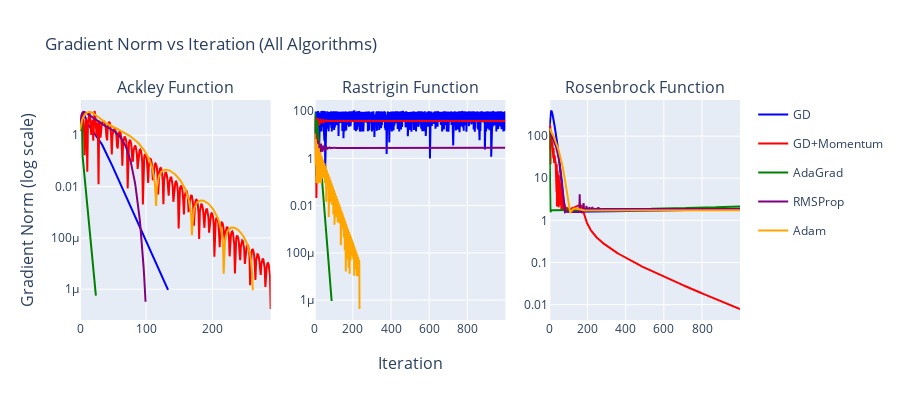

Notebook source saved alongside this figure:
### Markdown cell above
### Gradient Norm Curves

### Code cell
# Create gradient norm curves
fig = make_subplots(
    rows=1, cols=3,
    subplot_titles=['Ackley Function', 'Rastrigin Function', 'Rosenbrock Function'],
    x_title='Iteration',
    y_title='Gradient Norm (log scale)'
)

for col_idx, func_name in enumerate(['Ackley', 'Rastrigin', 'Rosenbrock'], start=1):
    for color_idx, (alg_name, result) in enumerate(all_results[func_name].items()):
        fig.add_trace(
            go.Scatter(
                x=list(range(len(result['gradient_norms']))),
                y=result['gradient_norms'],
                mode='lines',
                name=alg_name,
                line=dict(color=colors[color_idx]),
                legendgroup=alg_name,
                showlegend=(col_idx == 1)
            ),
            row=1, col=col_idx
        )

fig.update_yaxes(type="log")
fig.update_layout(
    height=400,
    title_text="Gradient Norm vs Iteration (All Algorithms)",
    hovermode='x unified'
)
fig.show()

### Figure 1 — Plotly figure (JSON) as saved in the notebook; plotly's stock layout.template omitted (floating-point values rounded to 4 significant figures; data arrays with more than 128 entries replaced by an {"elided": "..."} marker saying what was removed)
{"data": [{"legendgroup": "GD", "line": {"color": "blue"}, "mode": "lines", "name": "GD", "showlegend": true, "type": "scatter", "x": {"elided": "134 int values"}, "xaxis": "x", "y": {"elided": "134 float values"}, "yaxis": "y"}, {"legendgroup": "GD+Momentum", "line": {"color": "red"}, "mode": "lines", "name": "GD+Momentum", "showlegend": true, "type": "scatter", "x": {"elided": "289 int values"}, "xaxis": "x", "y": {"elided": "289 float values"}, "yaxis": "y"}, {"legendgroup": "AdaGrad", "line": {"color": "green"}, "mode": "lines", "name": "AdaGrad", "showlegend": true, "type": "scatter", "x": [0, 1, 2, 3, 4, 5, 6, 7, 8, 9, 10, 11, 12, 13, 14, 15, 16, 17, 18, 19, 20, 21, 22, 23, 24], "xaxis": "x", "y": [1.552, 1.716, 4.568, 2.521, 0.1464, 0.08088, 0.04251, 0.023, 0.01226, 0.006589, 0.003526, 0.001891, 0.001013, 0.0005431, 0.000291, 0.000156, 8.359e-05, 4.48e-05, 2.401e-05, 1.287e-05, 6.896e-06, 3.696e-06, 1.981e-06, 1.062e-06, 5.689e-07], "yaxis": "y"}, {"legendgroup": "RMSProp", "line": {"color": "purple"}, "mode": "lines", "name": "RMSProp", "showlegend": true, "type": "scatter", "x": [0, 1, 2, 3, 4, 5, 6, 7, 8, 9, 10, 11, 12, 13, 14, 15, 16, 17, 18, 19, 20, 21, 22, 23, 24, 25, 26, 27, 28, 29, 30, 31, 32, 33, 34, 35, 36, 37, 38, 39, 40, 41, 42, 43, 44, 45, 46, 47, 48, 49, 50, 51, 52, 53, 54, 55, 56, 57, 58, 59, 60, 61, 62, 63, 64, 65, 66, 67, 68, 69, 70, 71, 72, 73, 74, 75, 76, 77, 78, 79, 80, 81, 82, 83, 84, 85, 86, 87, 88, 89, 90, 91, 92, 93, 94, 95, 96, 97, 98, 99], "xaxis": "x", "y": [1.552, 3.9, 5.783, 7.018, 7.712, 8.021, 8.073, 7.963, 7.756, 7.493, 7.203, 6.902, 6.601, 6.307, 6.024, 5.753, 5.496, 5.253, 5.024, 4.808, 4.606, 4.415, 4.235, 4.066, 3.907, 3.757, 3.616, 3.482, 3.356, 3.236, 3.123, 3.015, 2.912, 2.814, 2.721, 2.631, 2.545, 2.463, 2.383, 2.306, 2.231, 2.159, 2.088, 2.019, 1.951, 1.884, 1.818, 1.753, 1.688, 1.624, 1.56, 1.496, 1.431, 1.367, 1.302, 1.237, 1.172, 1.106, 1.041, 0.9749, 0.9091, 0.8437, 0.7787, 0.7146, 0.6516, 0.5901, 0.5304, 0.4729, 0.418, 0.3661, 0.3174, 0.2723, 0.2309, 0.1935, 0.1601, 0.1307, 0.1051, 0.08331, 0.06495, 0.04978, 0.03747, 0.02767, 0.02001, 0.01416, 0.009792, 0.006603, 0.004333, 0.002763, 0.001706, 0.001019, 0.0005857, 0.0003233, 0.0001706, 8.567e-05, 4.071e-05, 1.819e-05, 7.583e-06, 2.922e-06, 1.029e-06, 3.262e-07], "yaxis": "y"}, {"legendgroup": "Adam", "line": {"color": "orange"}, "mode": "lines", "name": "Adam", "showlegend": true, "type": "scatter", "x": {"elided": "262 int values"}, "xaxis": "x", "y": {"elided": "262 float values"}, "yaxis": "y"}, {"legendgroup": "GD", "line": {"color": "blue"}, "mode": "lines", "name": "GD", "showlegend": false, "type": "scatter", "x": {"elided": "1000 int values"}, "xaxis": "x2", "y": {"elided": "1000 float values"}, "yaxis": "y2"}, {"legendgroup": "GD+Momentum", "line": {"color": "red"}, "mode": "lines", "name": "GD+Momentum", "showlegend": false, "type": "scatter", "x": {"elided": "1000 int values"}, "xaxis": "x2", "y": {"elided": "1000 float values"}, "yaxis": "y2"}, {"legendgroup": "AdaGrad", "line": {"color": "green"}, "mode": "lines", "name": "AdaGrad", "showlegend": false, "type": "scatter", "x": [0, 1, 2, 3, 4, 5, 6, 7, 8, 9, 10, 11, 12, 13, 14, 15, 16, 17, 18, 19, 20, 21, 22, 23, 24, 25, 26, 27, 28, 29, 30, 31, 32, 33, 34, 35, 36, 37, 38, 39, 40, 41, 42, 43, 44, 45, 46, 47, 48, 49, 50, 51, 52, 53, 54, 55, 56, 57, 58, 59, 60, 61, 62, 63, 64, 65, 66, 67, 68, 69, 70, 71, 72, 73, 74, 75, 76, 77, 78, 79, 80, 81, 82, 83, 84, 85, 86, 87, 88, 89], "xaxis": "x2", "y": [11.31, 9.899, 87.04, 72.36, 5.623, 8.082, 11.61, 16.34, 22.67, 29.67, 36.71, 40.66, 40.9, 37.93, 32.74, 27.67, 22.53, 18.33, 14.64, 11.73, 9.302, 7.403, 5.86, 4.651, 3.68, 2.916, 2.307, 1.828, 1.446, 1.145, 0.9059, 0.7171, 0.5675, 0.4492, 0.3555, 0.2814, 0.2227, 0.1762, 0.1395, 0.1104, 0.08737, 0.06915, 0.05473, 0.04332, 0.03428, 0.02713, 0.02147, 0.017, 0.01345, 0.01065, 0.008425, 0.006668, 0.005278, 0.004177, 0.003306, 0.002616, 0.002071, 0.001639, 0.001297, 0.001027, 0.0008125, 0.000643, 0.0005089, 0.0004028, 0.0003188, 0.0002523, 0.0001997, 0.000158, 0.0001251, 9.899e-05, 7.835e-05, 6.201e-05, 4.908e-05, 3.884e-05, 3.074e-05, 2.433e-05, 1.926e-05, 1.524e-05, 1.206e-05, 9.546e-06, 7.555e-06, 5.979e-06, 4.732e-06, 3.745e-06, 2.964e-06, 2.346e-06, 1.857e-06, 1.47e-06, 1.163e-06, 9.205e-07], "yaxis": "y2"}, {"legendgroup": "RMSProp", "line": {"color": "purple"}, "mode": "lines", "name": "RMSProp", "showlegend": false, "type": "scatter", "x": {"elided": "1000 int values"}, "xaxis": "x2", "y": {"elided": "1000 float values"}, "yaxis": "y2"}, {"legendgroup": "Adam", "line": {"color": "orange"}, "mode": "lines", "name": "Adam", "showlegend": false, "type": "scatter", "x": {"elided": "236 int values"}, "xaxis": "x2", "y": {"elided": "236 float values"}, "yaxis": "y2"}, {"legendgroup": "GD", "line": {"color": "blue"}, "mode": "lines", "name": "GD", "showlegend": false, "type": "scatter", "x": {"elided": "1000 int values"}, "xaxis": "x3", "y": {"elided": "1000 float values"}, "yaxis": "y3"}, {"legendgroup": "GD+Momentum", "line": {"color": "red"}, "mode": "lines", "name": "GD+Momentum", "showlegend": false, "type": "scatter", "x": {"elided": "1000 int values"}, "xaxis": "x3", "y": {"elided": "1000 float values"}, "yaxis": "y3"}, {"legendgroup": "AdaGrad", "line": {"color": "green"}, "mode": "lines", "name": "AdaGrad", "showlegend": false, "type": "scatter", "x": {"elided": "1000 int values"}, "xaxis": "x3", "y": {"elided": "1000 float values"}, "yaxis": "y3"}, {"legendgroup": "RMSProp", "line": {"color": "purple"}, "mode": "lines", "name": "RMSProp", "showlegend": false, "type": "scatter", "x": {"elided": "1000 int values"}, "xaxis": "x3", "y": {"elided": "1000 float values"}, "yaxis": "y3"}, {"legendgroup": "Adam", "line": {"color": "orange"}, "mode": "lines", "name": "Adam", "showlegend": false, "type": "scatter", "x": {"elided": "1000 int values"}, "xaxis": "x3", "y": {"elided": "1000 float values"}, "yaxis": "y3"}], "layout": {"annotations": [{"font": {"size": 16}, "showarrow": false, "text": "Ackley Function", "x": 0.1444, "xanchor": "center", "xref": "paper", "y": 1, "yanchor": "bottom", "yref": "paper"}, {"font": {"size": 16}, "showarrow": false, "text": "Rastrigin Function", "x": 0.5, "xanchor": "center", "xref": "paper", "y": 1, "yanchor": "bottom", "yref": "paper"}, {"font": {"size": 16}, "showarrow": false, "text": "Rosenbrock Function", "x": 0.8556, "xanchor": "center", "xref": "paper", "y": 1, "yanchor": "bottom", "yref": "paper"}, {"font": {"size": 16}, "showarrow": false, "text": "Iteration", "x": 0.5, "xanchor": "center", "xref": "paper", "y": 0, "yanchor": "top", "yref": "paper", "yshift": -30}, {"font": {"size": 16}, "showarrow": false, "text": "Gradient Norm (log scale)", "textangle": -90, "x": 0, "xanchor": "right", "xref": "paper", "xshift": -40, "y": 0.5, "yanchor": "middle", "yref": "paper"}], "height": 400, "hovermode": "x unified", "title": {"text": "Gradient Norm vs Iteration (All Algorithms)"}, "xaxis": {"anchor": "y", "domain": [0, 0.2889]}, "xaxis2": {"anchor": "y2", "domain": [0.3556, 0.6444]}, "xaxis3": {"anchor": "y3", "domain": [0.7111, 1]}, "yaxis": {"anchor": "x", "domain": [0, 1], "type": "log"}, "yaxis2": {"anchor": "x2", "domain": [0, 1], "type": "log"}, "yaxis3": {"anchor": "x3", "domain": [0, 1], "type": "log"}}}
